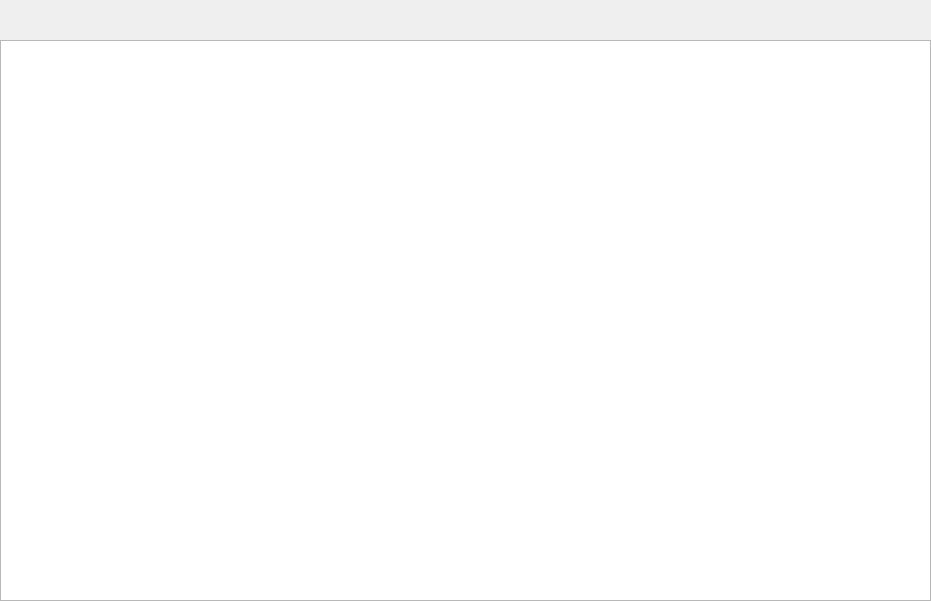
<?xml version="1.0" encoding="UTF-8"?>
<ui version="4.0">
 <class>Step1_2</class>
 <widget class="QWidget" name="Step1_2">
  <property name="geometry">
   <rect>
    <x>0</x>
    <y>0</y>
    <width>931</width>
    <height>601</height>
   </rect>
  </property>
  <property name="windowTitle">
   <string>Form</string>
  </property>
  <widget class="QTableWidget" name="qTableWidget">
   <property name="geometry">
    <rect>
     <x>0</x>
     <y>40</y>
     <width>931</width>
     <height>561</height>
    </rect>
   </property>
  </widget>
 </widget>
 <resources/>
 <connections/>
</ui>
